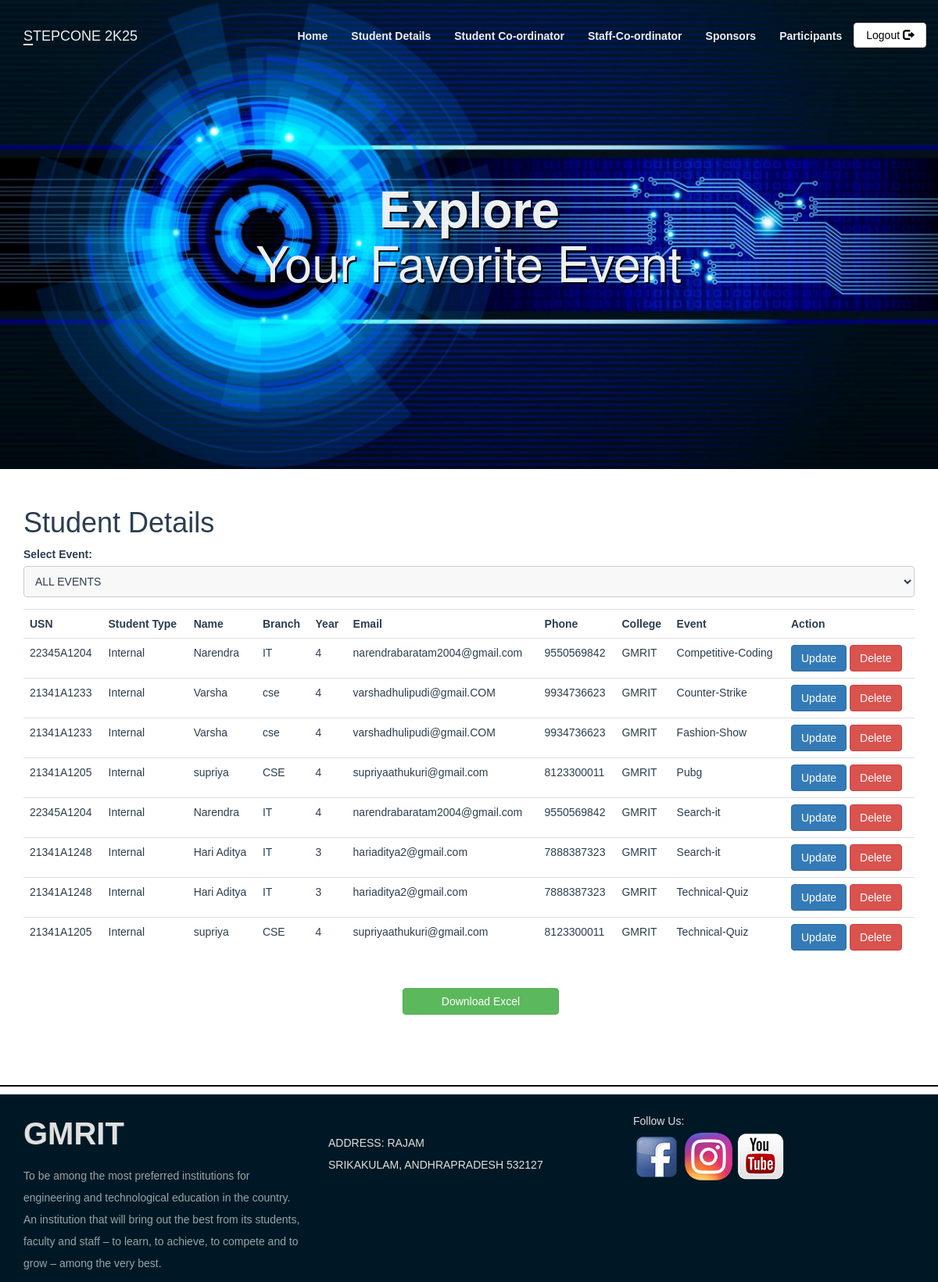
Page /Stu_details.php on the committed database.
### tables this page shows
CREATE TABLE `events` (
  `event_id` int(11) NOT NULL,
  `event_title` varchar(50) NOT NULL,
  `event_price` int(11) DEFAULT NULL,
  `participents` int(100) DEFAULT 0,
  `img_link` text DEFAULT NULL,
  `type_id` int(11) DEFAULT NULL
);

CREATE TABLE `participent` (
  `usn` varchar(20) NOT NULL,
  `student_type` varchar(30) NOT NULL,
  `name` varchar(100) NOT NULL,
  `branch` varchar(11) NOT NULL,
  `year` int(11) NOT NULL,
  `email` varchar(300) NOT NULL,
  `phone` varchar(12) NOT NULL,
  `college` varchar(20) NOT NULL
);

### Stu_details.php (the view, shortened to what this page needs)
<?php
include_once 'classes/db1.php';
$query = "SELECT p.usn, p.student_type, p.name, p.branch, p.year, p.email, p.phone, p.college, e.event_title, r.event_id
          FROM events e
          JOIN registered r ON e.event_id = r.event_id
          JOIN participent p ON r.usn = p.usn";
$query .= " ORDER BY e.event_title";
$stmt = $conn->prepare($query);
$stmt->execute();
$result = $stmt->get_result();
?>
<!DOCTYPE html>
<html>
<head>
    <?php require 'utils/styles.php'; ?>
</head>
<body>
    <?php include 'utils/adminHeader.php' ?>
    <div class="content">
        <div class="container">
            <h1>Student Details</h1>
            <form method="GET" action="Stu_details.php">
                <div class="form-group">
                    <label for="event_id">Select Event:</label>
                    <select name="event_id" id="event_id" onchange="this.form.submit()">
                        <option value="">ALL EVENTS</option>
                    </select>
                </div>
            </form>
            <?php
            if (mysqli_num_rows($result) > 0) {
            ?>
                <table class="table table-hover">
                    <tr>
                        <th>USN</th>
                        <th>Student Type</th>
                        <th>Name</th>
                        <th>Branch</th>
                        <th>Year</th>
                        <th>Email</th>
                        <th>Phone</th>
                        <th>College</th>
                        <th>Event</th>
                        <th>Action</th>
                    </tr>
                    <?php
                    while ($row = mysqli_fetch_array($result)) {
                    ?>
                        <tr>
                            <td><?php echo $row["usn"]; ?></td>
                            <td><?php echo $row["student_type"]; ?></td>
                            <td><?php echo $row["name"]; ?></td>
                            <td><?php echo $row["branch"]; ?></td>
                            <td><?php echo $row["year"]; ?></td>
                            <td><?php echo $row["email"]; ?></td>
                            <td><?php echo $row["phone"]; ?></td>
                            <td><?php echo $row["college"]; ?></td>
                            <td><?php echo $row["event_title"]; ?></td>
                            <td>
                                <a href="updateStudent1.php?usn=<?php echo $row['usn']; ?>" class="btn btn-primary">Update</a>
                                <a href="?delete_usn=<?php echo $row['usn']; ?>&event_id=<?php echo $row['event_id']; ?>" class="btn btn-danger" onclick="return confirm('Are you sure you want to delete this participant from the event?');">Delete</a>
                            </td>
                        </tr>
                    <?php
                    }
                    ?>
                </table>
            <?php
            } else {
                echo "No results found.";
            }
            ?>
            <div class="container">
                <form action="downloadExcel.php" method="post" class="download-form">
                    <button type="submit" class="btn btn-success wide-button">Download Excel</button>
                </form>
            </div>
        </div>
    </div>
    <?php include 'utils/footer.php'; ?>
</body>
</html>

### css/style.css (style rules this page uses)
body { overflow-x: hidden; }
.content { font-family: Arial, Helvetica, sans-serif; color: #2C3E50; }

### Stu_details.php (style rules this page uses)
.download-form { display: flex; justify-content: center; margin: 20px 0; }
.wide-button { width: 200px; padding: 10px 0; font-size: 16px; }
select { width: 100%; padding: 10px; font-size: 16px; border: 1px solid #ccc; border-radius: 4px; background-color: #f8f8f8; color: #333; transition: border-color 0.3s; }

### rows in the picture
events: participent.usn "22345A1204", participent.student_type "Internal", participent.name "Narendra", participent.branch "IT", participent.year "4", participent.email "narendrabaratam2004@gmail.com", participent.phone "9550569842", participent.college "GMRIT", event_title "Competitive-Coding"
events: participent.usn "21341A1233", participent.student_type "Internal", participent.name "Varsha", participent.branch "cse", participent.year "4", participent.email "varshadhulipudi@gmail.COM", participent.phone "9934736623", participent.college "GMRIT", event_title "Counter-Strike"
events: participent.usn "21341A1233", participent.student_type "Internal", participent.name "Varsha", participent.branch "cse", participent.year "4", participent.email "varshadhulipudi@gmail.COM", participent.phone "9934736623", participent.college "GMRIT", event_title "Fashion-Show"
events: participent.usn "21341A1205", participent.student_type "Internal", participent.name "supriya", participent.branch "CSE", participent.year "4", participent.email "supriyaathukuri@gmail.com", participent.phone "8123300011", participent.college "GMRIT", event_title "Pubg"
events: participent.usn "22345A1204", participent.student_type "Internal", participent.name "Narendra", participent.branch "IT", participent.year "4", participent.email "narendrabaratam2004@gmail.com", participent.phone "9550569842", participent.college "GMRIT", event_title "Search-it", participent.usn "21341A1248", participent.name "Hari Aditya", participent.year "3", participent.email "hariaditya2@gmail.com", participent.phone "7888387323"
events: participent.usn "21341A1248", participent.student_type "Internal", participent.name "Hari Aditya", participent.branch "IT", participent.year "3", participent.email "hariaditya2@gmail.com", participent.phone "7888387323", participent.college "GMRIT", event_title "Technical-Quiz", participent.usn "21341A1205", participent.name "supriya", participent.branch "CSE", participent.year "4", participent.email "supriyaathukuri@gmail.com", participent.phone "8123300011"
